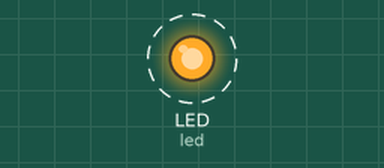
Bench run of a program on a simulated CircuitPython board. Parts: output pins drawn as LEDs (lit = HIGH). Dashed ring = blinking.

Above: at 0.5 s.
Timing chart, 0 to 4.6 s (numbered marks = the images above):
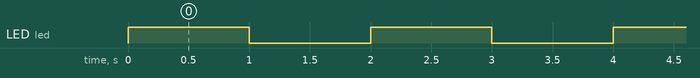

Measured:
- by itself, LED (led): alternates HIGH for 1.0 s and LOW for 1.0 s

The program:

board_led_blink.py
```python
# Core Modules
from time import sleep
import board
import digitalio

# Setup
led = digitalio.DigitalInOut(board.LED)
led.direction = digitalio.Direction.OUTPUT

# Routine
while True:
    led.value = not led.value
    sleep(1)
```
